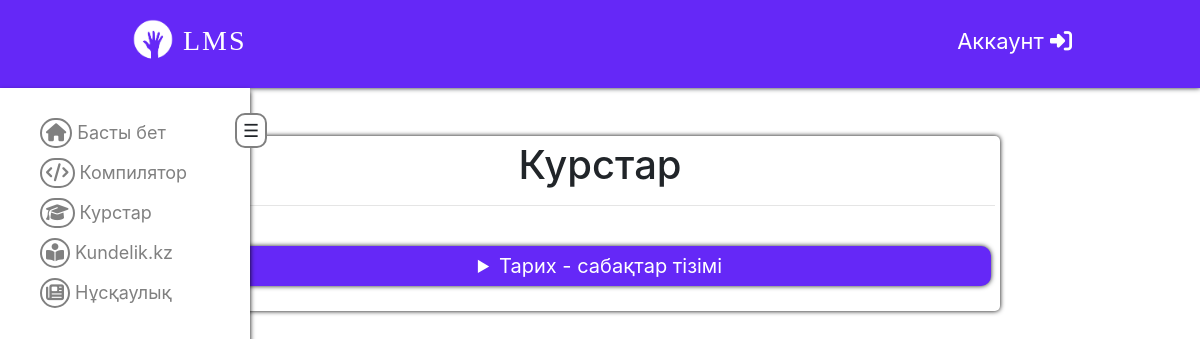
/course/, run on an earlier commit of the app's database.
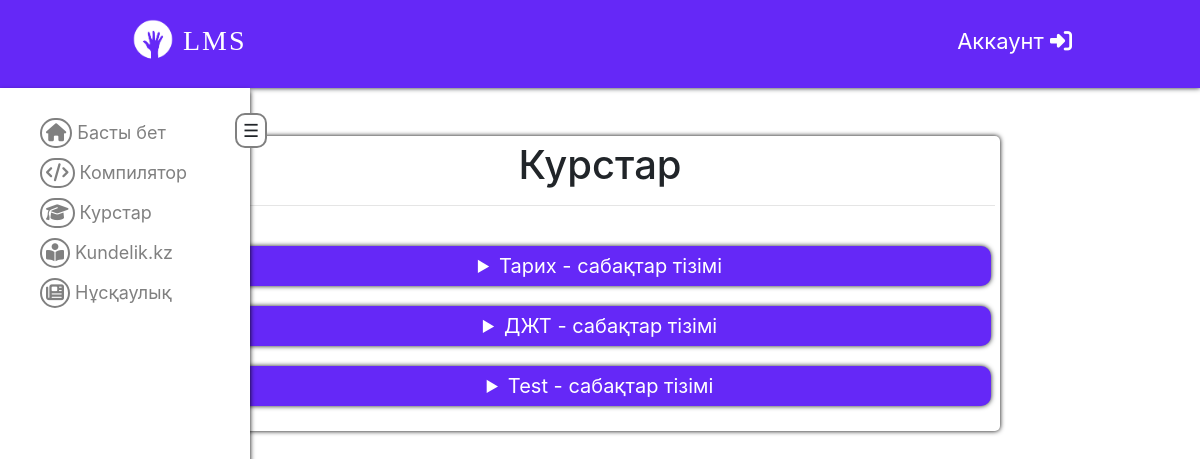
And on a later commit of the database.
### course/models.py (models this page shows, shortened)
class Subject(models.Model):
	title	 = models.CharField('Пән атауы', max_length = 25)
	teachers = models.ManyToManyField(Customer, verbose_name='Пән мұғалімдері', blank=True, related_name = 'teacher_sbj')
	course	 = models.ManyToManyField(Course, verbose_name='Сабақтар', blank=True, related_name = 'course_sbj')
	students = models.ManyToManyField(User, verbose_name = 'Студенттер')
	subject_type = models.CharField(verbose_name = 'Сабақ түрі', choices = SUBJECT_TYPE_OPTIONS, default = SUBJECT_TYPE_SELF, max_length = 50)
	class Meta:
		verbose_name = 'Предмет'
		verbose_name_plural = 'Предметы'

### course/views.py (the view)
# urls.py: path('', views.SubjectListView.as_view(), name = 'subject'),
class SubjectListView(ListView):
	model = Subject
	template_name = 'course/course_main.html'
	def get_context_data(self, **kwargs):
		context = super(SubjectListView, self).get_context_data(**kwargs)
		context['range'] = [str(i) for i in range(1, 12)]
		return context

### course/models.py (called while the page is built)
	def __str__(self):
		return self.title

### course/templates/course/course_main.html (shortened to what this page needs)
{% extends 'base.html' %}
{% block content %}
<div class="container">
	<div class="block-content">
		<h1>Курстар </h1>
		<hr><br>
		<div class="subject-container">
		{% for subject in object_list %}
			<div class="subject-block">
				<details>
					<summary>{{ subject.title }} - сабақтар тізімі</summary><hr>
				</details>
			</div>
		{% endfor %}
		</div>
	</div>
</div>
{% endblock %}

What changed in the data, as far as the page shows it:
added Subject: title "ДЖТ"
added Subject: title "Test"
